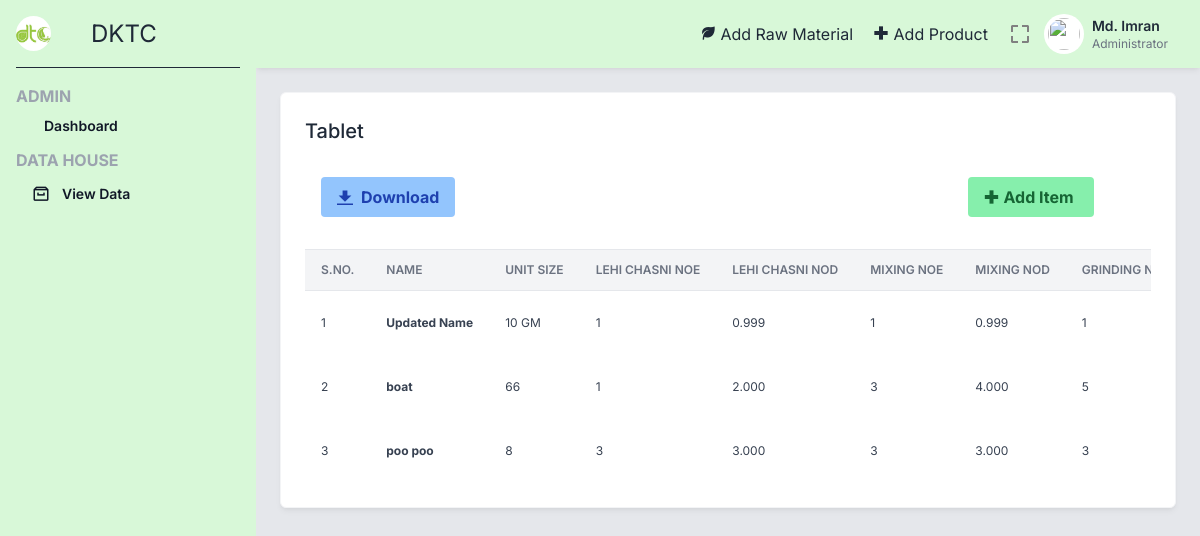
Screenshot of /tablet.php (signed in) with the database file from the repository.
### tables this page shows
CREATE TABLE `tablet` (
  `_id` int(3) NOT NULL,
  `pid` int(5) NOT NULL,
  `lc_noe` int(2) NOT NULL,
  `lc_nod` float(5,3) NOT NULL,
  `mx_noe` int(2) NOT NULL,
  `mx_nod` float(5,3) NOT NULL,
  `gr_noe` int(2) NOT NULL,
  `gr_nod` float(5,3) NOT NULL,
  `tb_noe` int(2) NOT NULL,
  `tb_nod` float(5,3) NOT NULL,
  `spd` float(7,2) NOT NULL
);

CREATE TABLE `product` (
  `_id` int(5) NOT NULL,
  `name` varchar(100) NOT NULL,
  `type` varchar(2) NOT NULL,
  `sizes` varchar(10) NOT NULL
);

### tablet.php (the view, shortened to what this page needs)
<?php include 'includes/_topbar.php' ?>
<div class="p-6">
    <div class="grid grid-cols-1 lg:grid-cols-3 gap-6 mb-6">
        <div class="bg-white border border-gray-100 shadow-md shadow-black/5 p-6 rounded-md lg:col-span-3">
            <div class="flex justify-between mb-4 items-start">
                <div class="font-medium">
                    <h2 class="text-xl">
                        Tablet
                    </h2>
                </div>
            </div>
            <div class="grid grid-cols-1 md:grid-cols-2 lg:grid-cols-4 gap-4 mb-4">
                <div class="p-4">
                    <button class="bg-blue-300 hover:bg-blue-400 text-blue-800 font-bold py-2 px-4 rounded inline-flex items-center">
                        <svg class="fill-current w-4 h-4 mr-2" xmlns="http://www.w3.org/2000/svg" viewBox="0 0 20 20">
                            <path d="M13 8V2H7v6H2l8 8 8-8h-5zM0 18h20v2H0v-2z" />
                        </svg>
                        <span>Download</span>
                    </button>
                </div>
                <div class="p-4 col-start-4">
                    <a href="addTablet.php">
                        <button class="bg-green-300 hover:bg-green-400 text-green-800 font-bold py-2 px-4 rounded inline-flex items-center">
                            <i class='bx bx-plus-medical'></i>
                            <span class="mx-1">Add Item</span>
                        </button>
                    </a>
                </div>
            </div>
            <div>
                <div style="overflow:auto">
                    <table class="items-center w-full bg-transparent border-collapse">
                        <thead>
                            <tr>
                                <th class="px-4 bg-gray-100 dark:bg-gray-600 text-gray-500 dark:text-gray-100 align-middle border border-solid border-gray-200 dark:border-gray-500 py-3 text-xs uppercase border-l-0 border-r-0 whitespace-nowrap font-semibold text-left">S.No.</th>
                                <th class="px-4 bg-gray-100 dark:bg-gray-600 text-gray-500 dark:text-gray-100 align-middle border border-solid border-gray-200 dark:border-gray-500 py-3 text-xs uppercase border-l-0 border-r-0 whitespace-nowrap font-semibold text-left">Name</th>
                                <th class="px-4 bg-gray-100 dark:bg-gray-600 text-gray-500 dark:text-gray-100 align-middle border border-solid border-gray-200 dark:border-gray-500 py-3 text-xs uppercase border-l-0 border-r-0 whitespace-nowrap font-semibold text-left min-w-140-px">Unit Size</th>
                                <th class="px-4 bg-gray-100 dark:bg-gray-600 text-gray-500 dark:text-gray-100 align-middle border border-solid border-gray-200 dark:border-gray-500 py-3 text-xs uppercase border-l-0 border-r-0 whitespace-nowrap font-semibold text-left min-w-140-px">Lehi Chasni NOE</th>
                                <th class="px-4 bg-gray-100 dark:bg-gray-600 text-gray-500 dark:text-gray-100 align-middle border border-solid border-gray-200 dark:border-gray-500 py-3 text-xs uppercase border-l-0 border-r-0 whitespace-nowrap font-semibold text-left min-w-140-px">Lehi Chasni NOD</th>
                                <th class="px-4 bg-gray-100 dark:bg-gray-600 text-gray-500 dark:text-gray-100 align-middle border border-solid border-gray-200 dark:border-gray-500 py-3 text-xs uppercase border-l-0 border-r-0 whitespace-nowrap font-semibold text-left min-w-140-px">Mixing NOE</th>
                                <th class="px-4 bg-gray-100 dark:bg-gray-600 text-gray-500 dark:text-gray-100 align-middle border border-solid border-gray-200 dark:border-gray-500 py-3 text-xs uppercase border-l-0 border-r-0 whitespace-nowrap font-semibold text-left min-w-140-px">Mixing NOD</th>
                                <th class="px-4 bg-gray-100 dark:bg-gray-600 text-gray-500 dark:text-gray-100 align-middle border border-solid border-gray-200 dark:border-gray-500 py-3 text-xs uppercase border-l-0 border-r-0 whitespace-nowrap font-semibold text-left min-w-140-px">Grinding NOE</th>
                            </tr>
                        </thead>
                        <tbody>
                        <?php
                        $sql = "SELECT * FROM `tablet`";
                        $result = mysqli_query($conn, $sql);
                        $sno = 0;
                        while ($row = mysqli_fetch_assoc($result)) {
                            $productId = $row['pid'];
                            $sqlProduct = "SELECT name, type, sizes FROM product WHERE _id = $productId";
                            $resultProd = mysqli_query($conn, $sqlProduct);
                            while($prodRow = mysqli_fetch_assoc($resultProd)){
                                $name = $prodRow['name'];
                                $size = $prodRow['sizes'];
                            }
                            $idRM = $row['_id'];
                            $totalEmp = $row['lc_noe']+$row['mx_noe']+$row['gr_noe']+$row['tb_noe'];
                            $totalDays = $row['lc_nod']+$row['mx_nod']+$row['gr_nod']+$row['tb_nod'];
                            $totalEmpDays = ($row['lc_noe']*$row['lc_nod'])+($row['mx_noe']*$row['mx_nod'])+($row['gr_noe']*$row['gr_nod'])+($row['tb_noe']*$row['tb_nod']);
                            $totalCost = 1;
                            $sno += 1;
                            echo "<tr class='text-gray-700 dark:text-gray-100'>
                                <td class='border-t-0 px-4 align-middle border-l-0 border-r-0 text-xs whitespace-nowrap p-4'>" . $sno . "</td>
                                <th class='border-t-0 px-4 align-middle border-l-0 border-r-0 text-xs whitespace-nowrap p-4 text-left'>" . $name . "</th>
                                <td class='border-t-0 px-4 align-middle border-l-0 border-r-0 text-xs whitespace-nowrap p-4'>
                                    " . $size . "
                                </td>
                                <td class='border-t-0 px-4 align-middle border-l-0 border-r-0 text-xs whitespace-nowrap p-4'>
                                    " . $row['lc_noe'] . "
                                </td>
                                <td class='border-t-0 px-4 align-middle border-l-0 border-r-0 text-xs whitespace-nowrap p-4'>
                                    " . $row['lc_nod'] . "
                                </td>
                                <td class='border-t-0 px-4 align-middle border-l-0 border-r-0 text-xs whitespace-nowrap p-4'>
                                    " . $row['mx_noe'] . "
                                </td>
                                <td class='border-t-0 px-4 align-middle border-l-0 border-r-0 text-xs whitespace-nowrap p-4'>
                                    " . $row['mx_nod'] . "
                                </td>
                                <td class='border-t-0 px-4 align-middle border-l-0 border-r-0 text-xs whitespace-nowrap p-4'>
                                    " . $row['gr_noe'] . "
                                </td>
                                    " . $row['gr_nod'] . "
                                    " . $row['tb_noe'] . "
                                    " . $row['tb_nod'] . "
                                    " . $totalEmp . "
                                    " . $totalDays . "
                                    " . $totalEmpDays . "
                                    " . $row['spd'] . "
                                    " . $totalCost . "
                                    <a href='editTablet.php?id=" . $idRM . "'>
                                        <button id=" . $row['_id'] . " class='edit bg-blue-300 hover:bg-blue-400 text-blue-800 font-bold py-2 px-4 rounded inline-flex items-center'>
                                        </button>
                                    </a>
                                    <a href='delTablet.php?id=" . $idRM . "'>
                                        <button id=" . $row['_id'] . " class='delete bg-red-300 hover:bg-red-400 text-red-800 font-bold py-2 px-4 rounded inline-flex items-center' onclick='sureDel()'>
                                        </button>
                                    </a>
                            </tr>";
                        }
                    ?>
                        </tbody>
                    </table>
                </div>
            </div>
        </div>
    </div>
</div>
<?php include 'includes/_bottombar.php' ?>

### includes/_topbar.php (style rules this page uses)
html { line-height: 1.5; -webkit-text-size-adjust: 100%; -moz-tab-size: 4; -o-tab-size: 4; tab-size: 4; font-family: ui-sans-serif, system-ui, -apple-system, BlinkMacSystemFont, "Segoe UI", Roboto, "Helvetica Neue", Arial, "Noto Sans", sans-serif, "Apple Color Emoji", "Segoe UI Emoji", "Segoe UI Symbol", "Noto Color Emoji"; font-feature-settings: normal; font-variation-settings: normal; }
body { margin: 0; line-height: inherit; }
h1, h2, h3, h4, h5, h6 { font-size: inherit; font-weight: inherit; }
a { color: inherit; text-decoration: inherit; }
table { text-indent: 0; border-color: inherit; border-collapse: collapse; }
button, input, optgroup, select, textarea { font-family: inherit; font-feature-settings: inherit; font-variation-settings: inherit; font-size: 100%; font-weight: inherit; line-height: inherit; color: inherit; margin: 0; padding: 0; }
button, select { text-transform: none; }
button, [type='button'], [type='reset'], [type='submit'] { -webkit-appearance: button; background-color: transparent; background-image: none; }
blockquote, dl, dd, h1, h2, h3, h4, h5, h6, hr, figure, p, pre { margin: 0; }
button, [role="button"] { cursor: pointer; }
img, svg, video, canvas, audio, iframe, embed, object { display: block; vertical-align: middle; }
.mb-4 { margin-bottom: 1rem; }
.mb-6 { margin-bottom: 1.5rem; }
.mr-2 { margin-right: 0.5rem; }
.flex { display: flex; }
.grid { display: grid; }
.h-4 { height: 1rem; }
.w-full { width: 100%; }
.grid-cols-1 { grid-template-columns: repeat(1, minmax(0, 1fr)); }
.items-start { align-items: flex-start; }
.items-center { align-items: center; }
.justify-between { justify-content: space-between; }
.gap-4 { gap: 1rem; }
.gap-6 { gap: 1.5rem; }
.rounded { border-radius: 0.25rem; }
.rounded-md { border-radius: 0.375rem; }
.border { border-width: 1px; }
.border-gray-100 { --tw-border-opacity: 1; border-color: rgb(243 244 246 / var(--tw-border-opacity)); }
.border-gray-200 { --tw-border-opacity: 1; border-color: rgb(229 231 235 / var(--tw-border-opacity)); }
.bg-gray-100 { --tw-bg-opacity: 1; background-color: rgb(243 244 246 / var(--tw-bg-opacity)); }
.bg-white { --tw-bg-opacity: 1; background-color: rgb(255 255 255 / var(--tw-bg-opacity)); }
.p-4 { padding: 1rem; }
.p-6 { padding: 1.5rem; }
.px-4 { padding-left: 1rem; padding-right: 1rem; }
.py-2 { padding-top: 0.5rem; padding-bottom: 0.5rem; }
.text-left { text-align: left; }
.align-middle { vertical-align: middle; }
.font-inter { font-family: 'Inter', sans-serif; }
.text-xl { font-size: 1.25rem; line-height: 1.75rem; }
.font-bold { font-weight: 700; }
.font-medium { font-weight: 500; }
.font-semibold { font-weight: 600; }
.uppercase { text-transform: uppercase; }
.text-gray-800 { --tw-text-opacity: 1; color: rgb(31 41 55 / var(--tw-text-opacity)); }
.shadow-md { --tw-shadow: 0 4px 6px -1px rgb(0 0 0 / 0.1), 0 2px 4px -2px rgb(0 0 0 / 0.1); --tw-shadow-colored: 0 4px 6px -1px var(--tw-shadow-color), 0 2px 4px -2px var(--tw-shadow-color); box-shadow: var(--tw-ring-offset-shadow, 0 0 #0000), var(--tw-ring-shadow, 0 0 #0000), var(--tw-shadow); }
.shadow-black\/5 { --tw-shadow-color: rgb(0 0 0 / 0.05); --tw-shadow: var(--tw-shadow-colored); }
@media (min-width: 768px) { .md\:grid-cols-2 { grid-template-columns: repeat(2, minmax(0, 1fr)); } }
@media (min-width: 1024px) { .lg\:grid-cols-3 { grid-template-columns: repeat(3, minmax(0, 1fr)); } }

### rows the page displays
tablet: pid.name "Updated Name", pid.sizes "10 GM", lc_noe "1", lc_nod "0.999", mx_noe "1", mx_nod "0.999", gr_noe "1"
tablet: pid.name "boat", pid.sizes "66", lc_noe "1", lc_nod "2.000", mx_noe "3", mx_nod "4.000", gr_noe "5"
tablet: pid.name "poo poo", pid.sizes "8", lc_noe "3", lc_nod "3.000", mx_noe "3", mx_nod "3.000", gr_noe "3"
